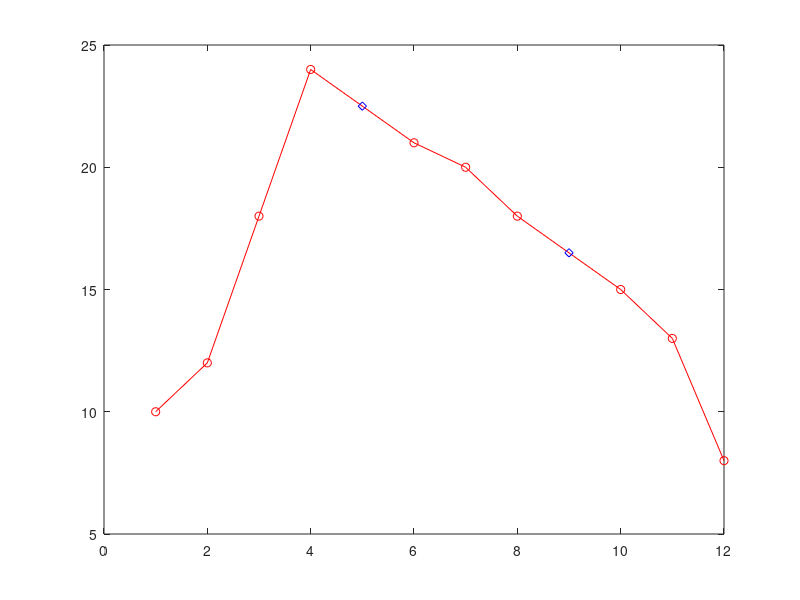
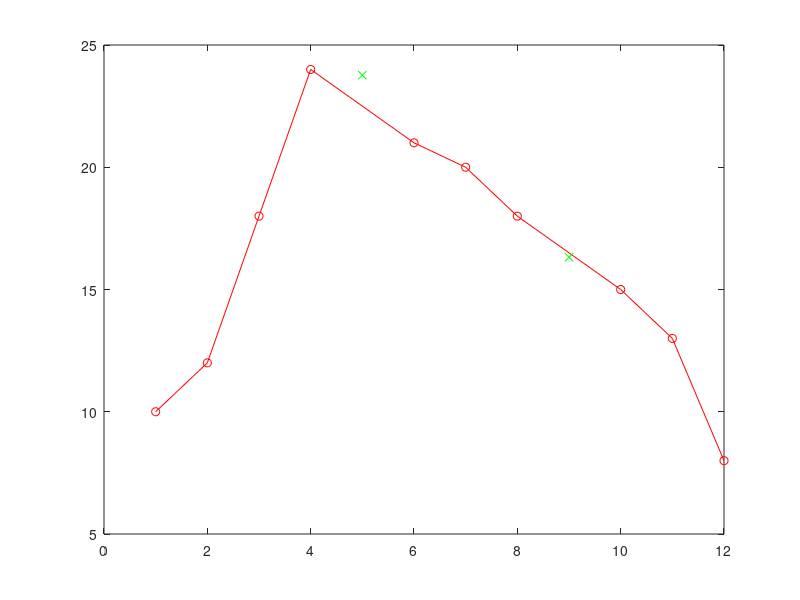

Source code (MATLAB) for these figures, in order:
x = 1:12;
x(5) = [];
x(8) = [];
y = [10 12 18 24 21 20 18 15 13 8];
xint = [5 9];
yint = interp1(x,y,xint);
plot(x,y,'ro-', xint, yint,'bd')
y_spline = spline(x,y,xint);
figure
plot(x,y,'ro-', xint, y_spline,'gx')